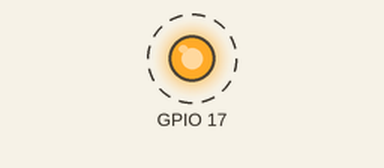
Recording of a program running on a simulated Raspberry Pi (BCM pin numbers). On the bench: output pins drawn as LEDs (lit = HIGH). Dashed ring = blinking.

Above: at 0.5 s.
Timing chart, 0 to 4.6 s (numbered marks = the images above):
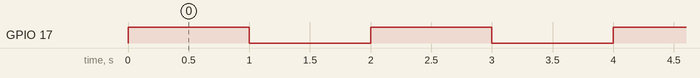

Measured:
- by itself, GPIO 17: alternates HIGH for 1.0 s and LOW for 1.0 s

The program:

buzzer.py
```python
import gpiod

import time

buzzer_pin = 17  # GPIO pin number where the buzzer is connected

# Open GPIO chip

chip = gpiod.Chip('gpiochip4')

# Get the GPIO line for the buzzer

buzzer_line = chip.get_line(buzzer_pin)

# Request exclusive access to the line and configure it as an output

buzzer_line.request(consumer="buzzer", type=gpiod.LINE_REQ_DIR_OUT)

try:

   while True:

       buzzer_line.set_value(1)  # Turn on the buzzer

       time.sleep(1)  # Wait for 1 second

       buzzer_line.set_value(0)  # Turn off the buzzer

       time.sleep(1)  # Wait for 1 second

finally:

   # Release the GPIO line and clean up resources on program exit

   buzzer_line.release()

   chip.close()
```
